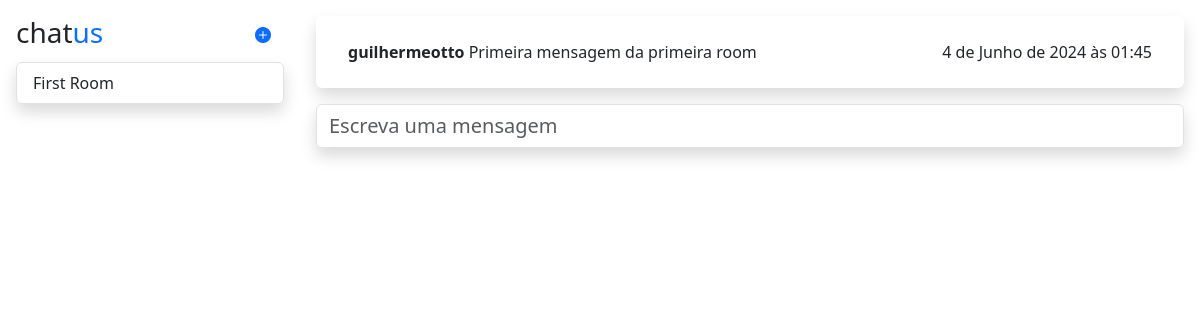
Before: / with the older database file.
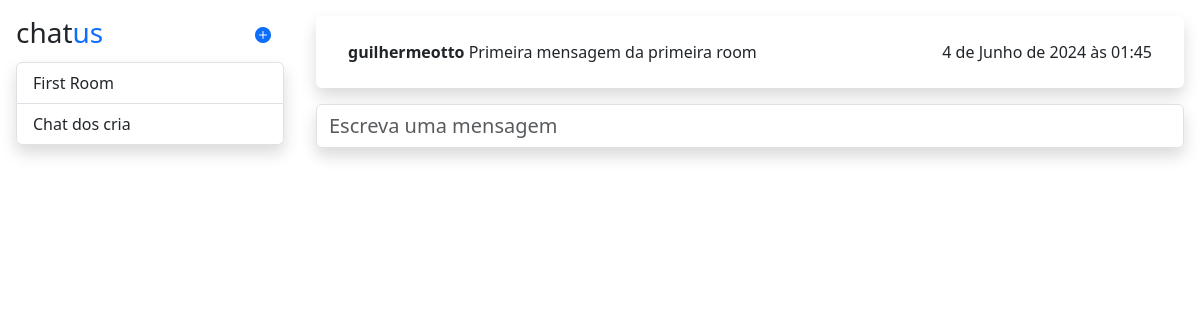
After: the same page with the newer database file.
### apps/chat/models.py (models this page shows, shortened)
class Room(models.Model):
    user = models.ForeignKey(
        settings.AUTH_USER_MODEL,
        on_delete=models.CASCADE,
    )
    title = models.CharField(max_length=200)
    messages = models.ManyToManyField('Message', blank=True)
    created_at = models.DateTimeField(auto_now_add = True)
    """A função ForeignKey na variável user é estabelecer uma relação entre a classe Room e o modelo de usuário definido em settings.AUTH_USER_MODEL. Isso significa que cada instância de Room estará associada a um único usuário

    O cascade faz com que se o usuário for excluído, todas as rooms associadas a esse usuário tambem serão excluídas.

    O ManyToManyField faz com que um usuário possa estar associado aa muitas rooms e muitas rooms podem ter muitos usuários associados.
    Por padrão ele vem com null=true, mas blank=false, tem que deixar como True para que vc possa criar uma room sem mensagem obrigatoria

    """

class Message(models.Model):
    user = models.ForeignKey(
        settings.AUTH_USER_MODEL,
        on_delete=models.CASCADE,
    )
    text = models.TextField()
    created_at = models.DateTimeField(auto_now_add=True)
    """O auto_now_add é um parâmetro que é usado para definir que, quando um objeto é criado, o campo será automaticamente preenchido com a data e hora atuais."""

### apps/chat/views.py (the view)
# urls.py: path("", views.home, name="home"),
def home(request):
    messages = Message.objects.all()
    return render(request, 'chat/home.html', {
        'messages': messages,
        'rooms': rooms
        })

### templates/chat/home.html
{% extends 'base.html' %}
{% block content %}
<div class="d-flex h-100">
    <div class="chat-rooms h-100 w-25">
        <div class="rooms m-3">
            <div class="d-flex justify-content-between">
                <h3>chat<span class="text-primary">us</span></h3>
                <button class="btn btn-transparent mb-2"><i class="bi bi-plus-circle-fill text-primary"></i></button>
            </div>
            <ul class="list-group shadow border-0">
                {% for r in rooms %}
                <li class="list-group-item">{{r.title}}</li>
                {% endfor %}
            </ul>
        </div>
    </div>
    <div class="chat-messages h-100 w-75">
        <div class="messages card m-3 p-3 h-75 shadow border-0 overflow-scroll">
            <ul class="list-group list-group-flush">
                {% for m in messages %}
                    <li class="list-group-item border-bottom-0">
                        <div class="d-flex justify-content-between">
                            <div class="content">
                                <b>{{m.user.username}}</b> {{m.text}}
                            </div>
                            <div class="time ">{{m.created_at}}</div>
                        </div>
                    </li>
                {% endfor %}
            </ul>
        </div>
        <div class="send-message card m-3 shadow border-0">
            <form>
                <input type="text" class="form-control border-1 fs-5" placeholder="Escreva uma mensagem">
            </form>
        </div>
    </div>
</div>
{% endblock %}

### templates/base.html (shortened to what this page needs)
<!doctype html>
<html lang="pt-br">
<head>
    <link href="https://cdn.jsdelivr.net/npm/bootstrap@5.3.2/dist/css/bootstrap.min.css" rel="stylesheet"
>
    <link rel="stylesheet" href="https://cdn.jsdelivr.net/npm/bootstrap-icons@1.11.1/font/bootstrap-icons.css">
</head>
<body >
    {% block content %}{% endblock %}
</body>
</html>

Changed rows visible on the page:
added Room: title "Chat dos cria"
